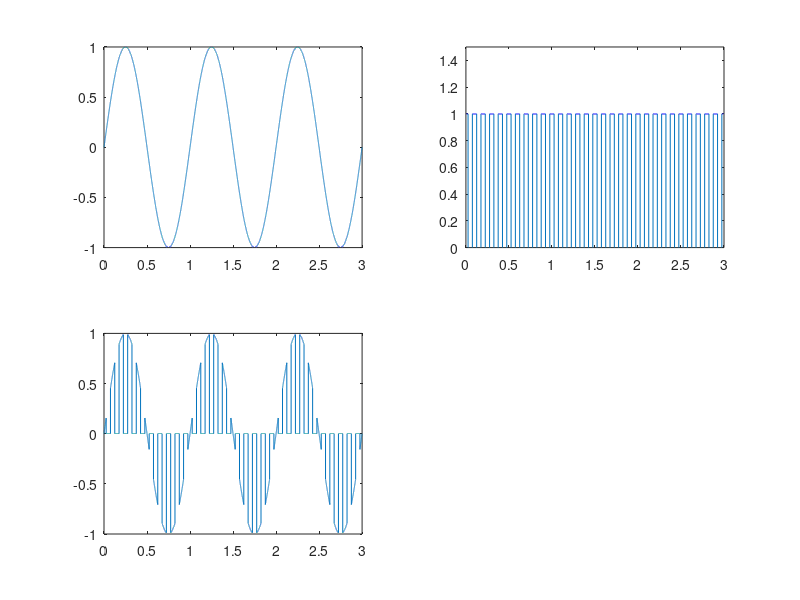

This chart was generated by the following MATLAB code:
Fs = 10000;   #taxa de amostragem para pontos dos sinais
f0 = 10;      #frequencia dos pulos "10 pulsos por segundo"
w = 0.5/10;   #largura do pulsos
t = 0:1/Fs:3; #tempo da simulação
t0 = 0:1/f0:3; #taxa de amostragem dos pulsos

x = sin(2*pi*t);   #gerando sinal senoidal com frequencia igual a frequencia igual 2 * pi
train = pulstran(t, t0, "rectpuls", w); #gerando um trem de pulsos

pam = x.*train; # modulando o sinal senoidal pelo trem de pulsos

subplot(2,2,1),plot(t,x);
subplot(2,2,2),plot(t,train);
ylim([min(train) max(train)*1.5]);
subplot(2,2,3),plot(t, pam);
